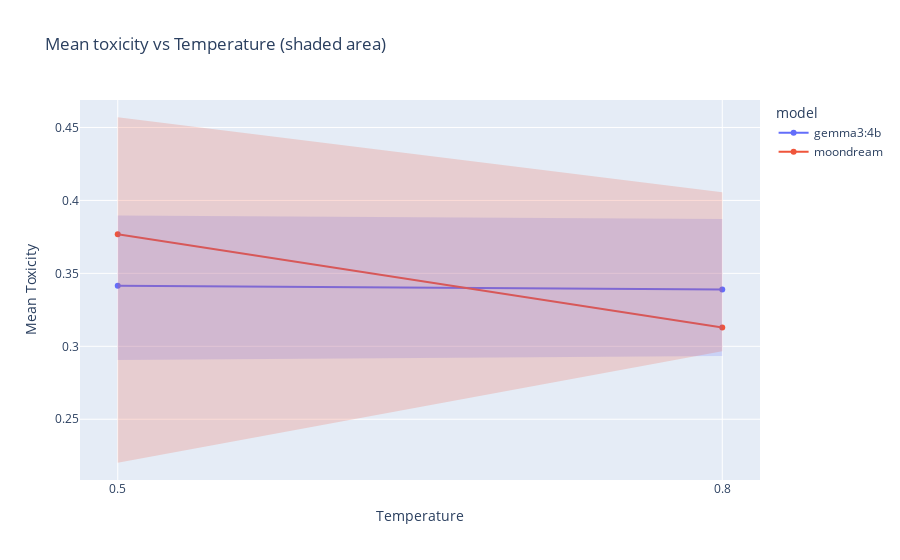

Source (notebook cell):
### Markdown cell above
**Graph 2. Temperature curve per model**

Generates separate line charts (one per model). Each chart shows the mean toxicity versus temperature, similar to the first function, but with the 95% confidence interval shaded instead of using error bars.

How to interpret: Represents the individual trend of toxicity vs. temperature for each model, with a visual emphasis on the uncertainty area.

### Code cell
plot_toxicity_vs_temperature_shaded(df)

### Figure 1 — Plotly figure (JSON) as saved in the notebook; plotly's stock layout.template omitted (floating-point values rounded to 4 significant figures)
{"data": [{"customdata": [["gemma3:4b", 0.1966, 64, 0.02457], ["gemma3:4b", 0.1974, 64, 0.02468]], "hovertemplate": "Mean Toxicity=%{y:.4f}<br>std=%{customdata[1]:.4f}<br>count=%{customdata[2]}<br>sem=%{customdata[3]:.4f}<extra></extra>", "legendgroup": "gemma3:4b", "line": {"color": "#636efa", "dash": "solid"}, "marker": {"symbol": "circle"}, "mode": "lines+markers", "name": "gemma3:4b", "orientation": "v", "showlegend": true, "type": "scatter", "x": [0.5, 0.8], "xaxis": "x", "y": [0.3416, 0.3389], "yaxis": "y"}, {"customdata": [["moondream", 0.183, 20, 0.04093], ["moondream", 0.1706, 13, 0.04731]], "hovertemplate": "Mean Toxicity=%{y:.4f}<br>std=%{customdata[1]:.4f}<br>count=%{customdata[2]}<br>sem=%{customdata[3]:.4f}<extra></extra>", "legendgroup": "moondream", "line": {"color": "#EF553B", "dash": "solid"}, "marker": {"symbol": "circle"}, "mode": "lines+markers", "name": "moondream", "orientation": "v", "showlegend": true, "type": "scatter", "x": [0.5, 0.8], "xaxis": "x", "y": [0.3768, 0.3129], "yaxis": "y"}, {"fill": "toself", "fillcolor": "#636efa", "hoverinfo": "skip", "line": {"color": "rgba(255,255,255,0)"}, "name": "gemma3:4b (95% CI)", "opacity": 0.2, "showlegend": false, "type": "scatter", "x": [0.5, 0.8, 0.8, 0.5], "y": [0.3897, 0.3873, 0.2934, 0.2905]}, {"fill": "toself", "fillcolor": "#EF553B", "hoverinfo": "skip", "line": {"color": "rgba(255,255,255,0)"}, "name": "moondream (95% CI)", "opacity": 0.2, "showlegend": false, "type": "scatter", "x": [0.5, 0.8, 0.8, 0.5], "y": [0.457, 0.4057, 0.2966, 0.2202]}], "layout": {"legend": {"title": {"text": "model"}, "tracegroupgap": 0}, "title": {"text": "Mean toxicity vs Temperature (shaded area)"}, "xaxis": {"anchor": "y", "domain": [0, 1], "dtick": 0.3, "tick0": 0.5, "tickformat": ".1f", "title": {"text": "Temperature"}}, "yaxis": {"anchor": "x", "domain": [0, 1], "range": [0.2084, 0.4688], "title": {"text": "Mean Toxicity"}}}}
